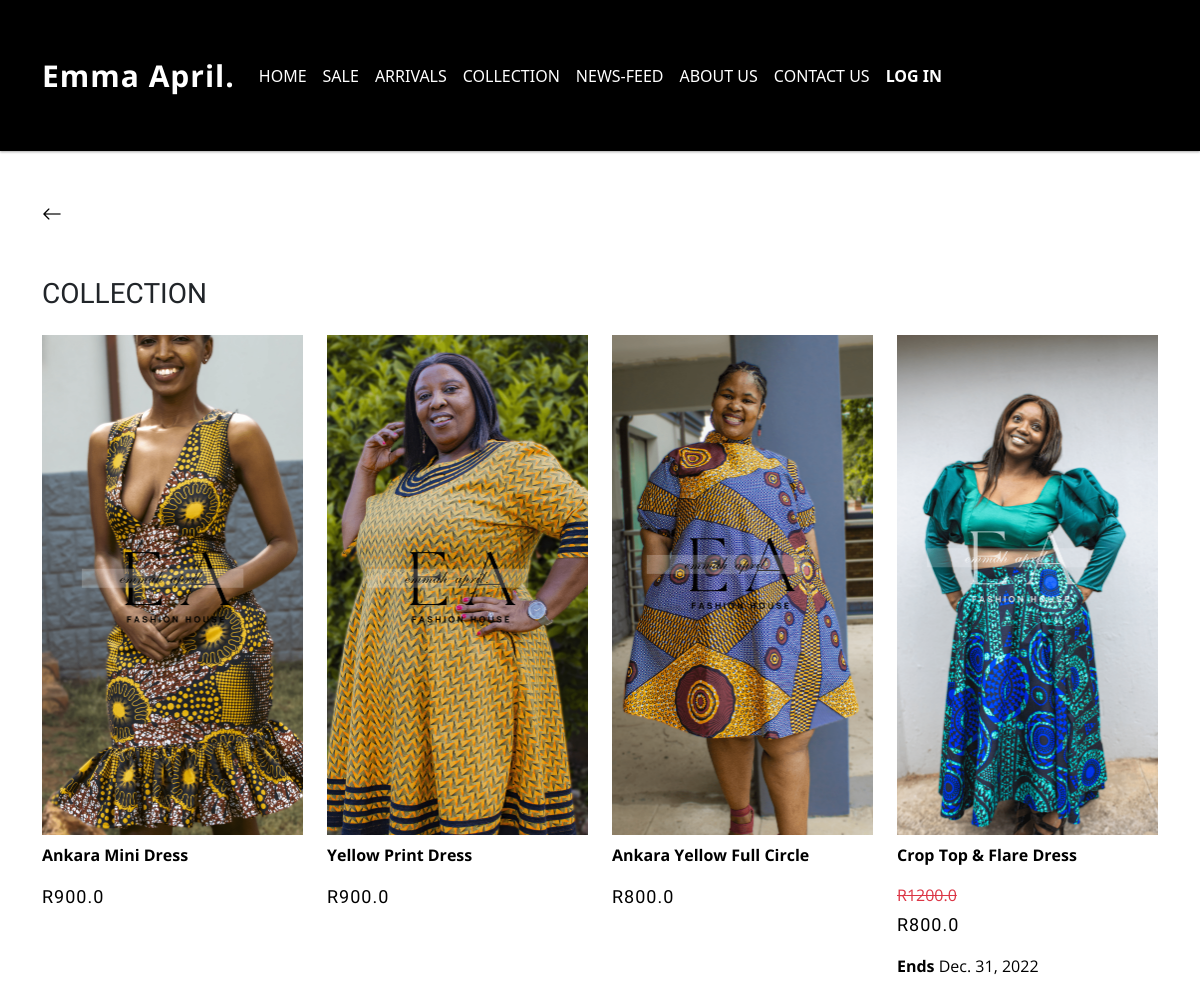
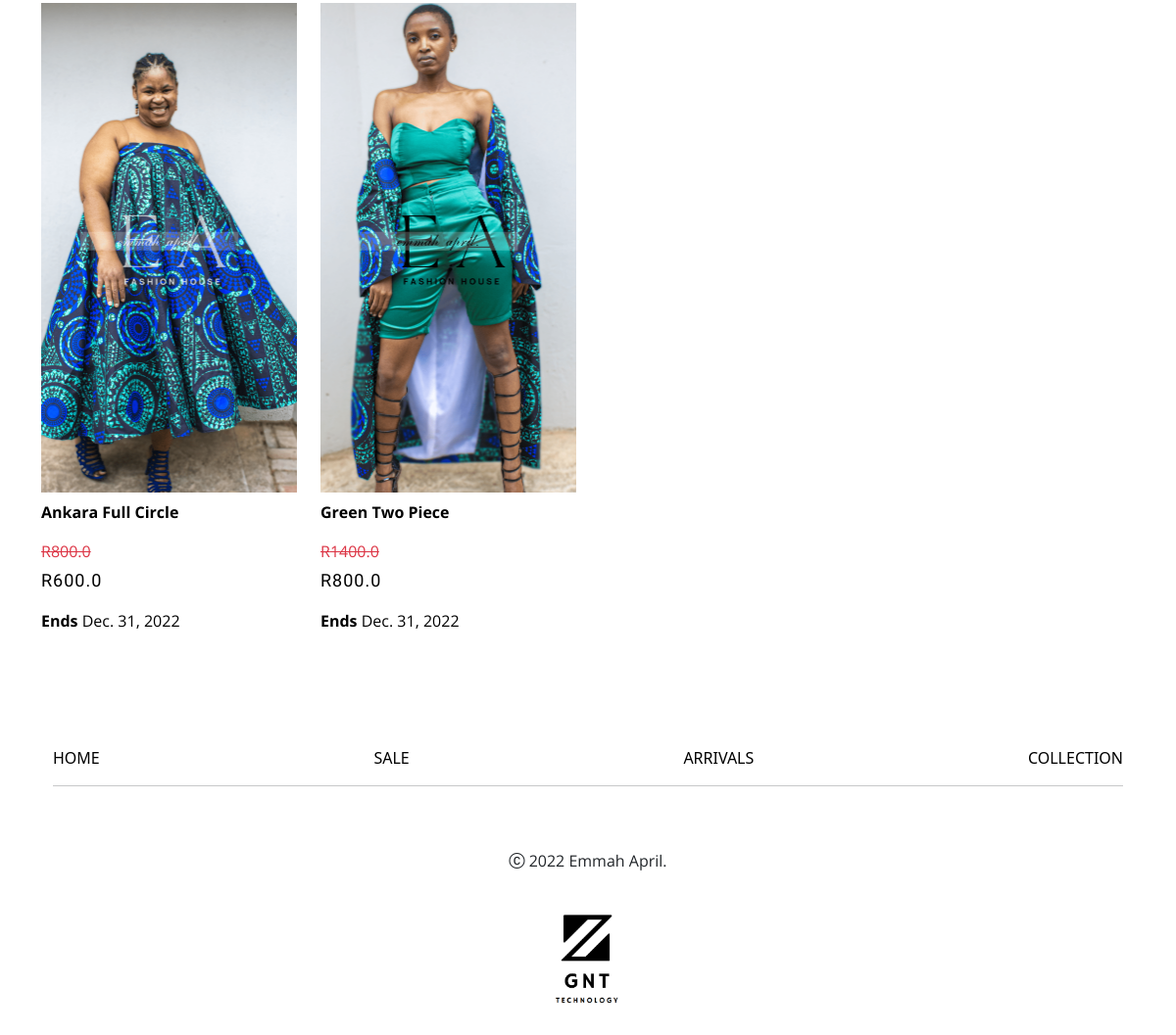
Page /all-collections/ on the committed database (2 pictures, top to bottom).
### client/models.py (models this page shows, shortened)
class Product(models.Model):
    DISPLAY = (
        ("Yes", "Yes"),
        ("No", "No"),
    )
    SALE_DISPLAY = (
        ("First", "First"),
        ("second", "second"),
        ("third", "third"),
    )
    Name = models.CharField(max_length=300,null=True)
    Description = models.TextField(blank = True,null=True)
    Price = models.FloatField(null=True,blank=True)
    Quantity = models.IntegerField(null=True,blank=True)
    ReStock_Level = models.IntegerField(null=True,blank=True)
    Category = models.ManyToManyField(Category,related_name="product_Category",blank=True,default=None)
    Colors = models.ManyToManyField(Colours,related_name="product_Colors",blank=True,default=None)
    Sizes = models.ManyToManyField(ItemSize,related_name="product_Sizes",blank=True,default=None)
    layby = models.ManyToManyField(LayByOptions,related_name="layBy_options",blank=True,default=None)
    main_Image = models.ImageField(null=True, blank=True,upload_to='files/ProductImages')
    Image_One = models.ImageField(null=True, blank=True,upload_to='files/ProductImages')
    Image_Two = models.ImageField(null=True, blank=True,upload_to='files/ProductImages')
    Image_Three = models.ImageField(null=True, blank=True,upload_to='files/ProductImages')
    main_display = models.CharField(max_length=10,choices=DISPLAY,default = 'No',null=True, blank=True)
    sale = models.CharField(max_length=10,choices=DISPLAY,default = 'No',null=True, blank=True)
    Sale_Price = models.FloatField(null=True,blank=True)
    End_date = models.DateField(auto_now_add=False,null=True,blank=True)
    sale_CoverImages = models.CharField(max_length=10,choices=SALE_DISPLAY,default = 'No',null=True,blank=True)
    new = models.CharField(max_length=10,choices=DISPLAY,default = 'No',null=True, blank=True)
    arrivals_CoverImages = models.CharField(max_length=10,choices=SALE_DISPLAY,default = 'No',null=True,blank=True)
    date_created = models.DateTimeField(auto_now_add=True, null=True)

### client/views.py (the view, shortened to what this page needs)
# urls.py: path('all-collections/',views.ProductsPage,name='all-collections'),
def ProductsPage(request):
    collection = Product.objects.all().order_by('-date_created')
    context = {
        "collection" : collection,
    }
    return render(request,'client/products.html',context)

### client/templates/client/products.html (shortened to what this page needs)
{% extends 'client/base.html' %} {% load static %} {% block content %}
{% include 'partials/navbar.html'%}
<section class="container mt-5">
  <a role="button" onclick="history.back()" style="color: black">
    <i class="bi bi-arrow-left" style="font-size: 20px"></i>
  </a>
  <h3 class="heading_style mt-5">COLLECTION</h3>
  <div class="row">
    {% for data in collection %}
    <div class="col-sm-12 col-md-4 col-xl-3 mt-3">
      <div hx-boost="true">
        <a
          class="text-black"
          href="{% url 'item-details'  data.id %}"
          style="text-decoration: none"
        >
          <img
            class="sale-image productimage"
            src="{{data.main_Image.url}}"
            alt=""
          />
          <p class="fw-bold mt-2">{{data.Name}}</p>
          {% if data.sale == "Yes" %}
          <p class="mb-1 text-danger">
            <del>R{{data.Price}}</del>
          </p>
          <p class="heading_style" style="font-size: 18px; letter-spacing: 1px">
            R{{data.Sale_Price}}
          </p>
          <p><span class="fw-bold">Ends</span> {{data.End_date}}</p>
          {% else %}
          <p class="heading_style" style="font-size: 18px; letter-spacing: 1px">
            R{{data.Price}}
          </p>
          {% endif %}
        </a>
      </div>
    </div>
    {% endfor %}
  </div>
  <div class="content_divider"></div>
  <section>{% include 'partials/footer.html'%}</section>
  {% endblock %}

### client/templates/client/base.html (shortened to what this page needs)
{% load static %}
<!DOCTYPE html>
<html lang="en">
  <head>
    <link
      href="https://cdn.jsdelivr.net/npm/bootstrap@5.1.3/dist/css/bootstrap.min.css"
      rel="stylesheet"
    />
    <link
      rel="stylesheet"
      href="https://cdn.jsdelivr.net/npm/bootstrap-icons@1.10.2/font/bootstrap-icons.css"
    />
    <link rel="stylesheet" href="{% static '/CSS/main.css' %}" />
    <link rel="stylesheet" href="{% static '/CSS/index.css' %}" />
    <link rel="stylesheet" href="{% static '/CSS/saleCollection.css' %}" />
    <link rel="stylesheet" href="{% static '/CSS/idemDetails.css' %}" />
  </head>
  <body>
    {% block content %} {% endblock %}
  </body>
</html>

### client/templates/partials/navbar.html (shortened to what this page needs)
<nav
  class="navbar navbar-expand-lg navbar-light text-white py-5"
  style="
    background-color: black;
    box-shadow: 0 1px 3px rgba(0, 0, 0, 0.12), 0 1px 2px rgba(0, 0, 0, 0.24);
    transition: all 0.3s cubic-bezier(0.25, 0.8, 0.25, 1);
  "
>
  <div class="container">
    <a
      class="navbar-brand text-white navbar-heading"
      href="{% url 'index'%}"
      hx-boost="true"
      >Emma April.</a
    >
    <div class="collapse navbar-collapse" id="navbarSupportedContent">
      <ul class="navbar-nav me-auto mb-2 mb-lg-0">
        <li class="nav-item">
          <a
            class="nav-link active text-white"
            aria-current="page"
            href="{% url 'index'%}"
            hx-boost="true"
            >HOME</a
          >
        </li>
        <li class="nav-item">
          <a
            class="nav-link text-white"
            href="{% url 'on-sale'%}"
            hx-boost="true"
            >SALE</a
          >
        </li>
        <li class="nav-item">
          <a
            class="nav-link text-white"
            href="{% url 'new-arrival'%}"
            hx-boost="true"
            >ARRIVALS</a
          >
        </li>
        <li class="nav-item">
          <a
            class="nav-link text-white"
            href="{% url 'all-collections'%}"
            hx-boost="true"
            >COLLECTION</a
          >
        </li>
        <li class="nav-item">
          <a
            class="nav-link text-white"
            href="{% url 'news-feed'%}"
            hx-boost="true"
            >NEWS-FEED</a
          >
        </li>
        <li class="nav-item">
          <a
            class="nav-link text-white"
            href="{% url 'about-us'%}"
            hx-boost="true"
            >ABOUT US</a
          >
        </li>
        <li class="nav-item">
          <a
            class="nav-link text-white"
            href="{% url 'contact'%}"
            hx-boost="true"
            >CONTACT US</a
          >
        </li>
        {% if user.is_authenticated %}
        <li class="nav-item">
          <a class="nav-link text-white fw-bold" href="{% url 'logout'%}"
            >LOG OUT</a
          >
        </li>
        {% else %}
        <li class="nav-item">
          <a class="nav-link text-white fw-bold" href="{% url 'login'%}"
            >LOG IN</a
          >
        </li>
        {% endif %}
      </ul>
    </div>
  </div>
</nav>

### client/templates/partials/footer.html (shortened to what this page needs)
{% load static %}
<div class="d-flex justify-content-between container mb-2" hx-boost="true">
  <a href="{% url 'index'%}"> HOME </a>
  <a href="{% url 'on-sale'%}"> SALE</a>
  <a href="{% url 'new-arrival'%}"> ARRIVALS</a>
  <a href="{% url 'all-collections'%}"> COLLECTION</a>
</div>
<section class="container">
  <hr />
  <center>
    <p class="pt-5">
      <span><i class="bi bi-c-circle"></i></span> <span id="year"></span> Emmah
      April.
    </p>
    <img style="height: 150px" src="{% static 'images/GTN_LOGO.png'%}" alt="" />
  </center>
</section>

### static/CSS/main.css (style rules this page uses)
:root { --primary-color: darkblue; }
.content_divider { height: 100px; width: 100%; }
p { font-family: "Open Sans", sans-serif; }
.navbar-heading { font-family: "Open Sans", sans-serif; font-size: 30px; font-weight: 700; letter-spacing: 1px; }

### static/CSS/index.css (style rules this page uses)
.heading_style { font-family: "Tenor Sans", sans-serif; }

### static/CSS/saleCollection.css (style rules this page uses)
.heading_style { font-family: "Tenor Sans", sans-serif; }
.sale-image { height: 450px; width: 100%; object-fit: cover; }

### client/templates/client/products.html (style rules this page uses)
.productimage { object-fit: cover !important; height: 500px !important; }

### client/templates/partials/footer.html (style rules this page uses)
a { text-decoration: none; color: black; }

### rows in the picture
Product: main_Image (picture), Name "Ankara Mini Dress", Price "900.0"
Product: main_Image (picture), Name "Yellow Print Dress", Price "900.0"
Product: main_Image (picture), Name "Ankara Yellow Full Circle", Price "800.0"
Product: main_Image (picture), Name "Crop Top & Flare Dress", Price "1200.0", Sale_Price "800.0", End_date "Dec. 31, 2022"
Product: main_Image (picture), Name "Ankara Full Circle", Price "800.0", Sale_Price "600.0", End_date "Dec. 31, 2022"
Product: main_Image (picture), Name "Green Two Piece", Price "1400.0", Sale_Price "800.0", End_date "Dec. 31, 2022"
